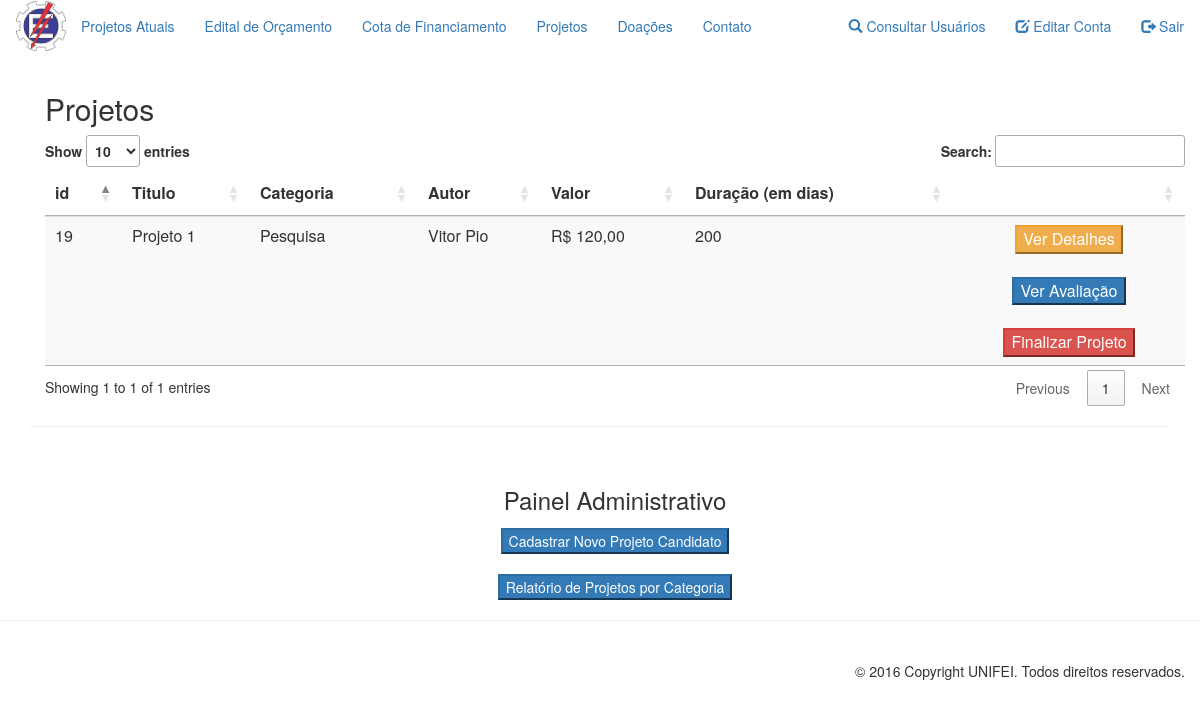
Page /pages/projetoCandidato/infoProjetosCandidatos.php (signed in) on the earlier database version.
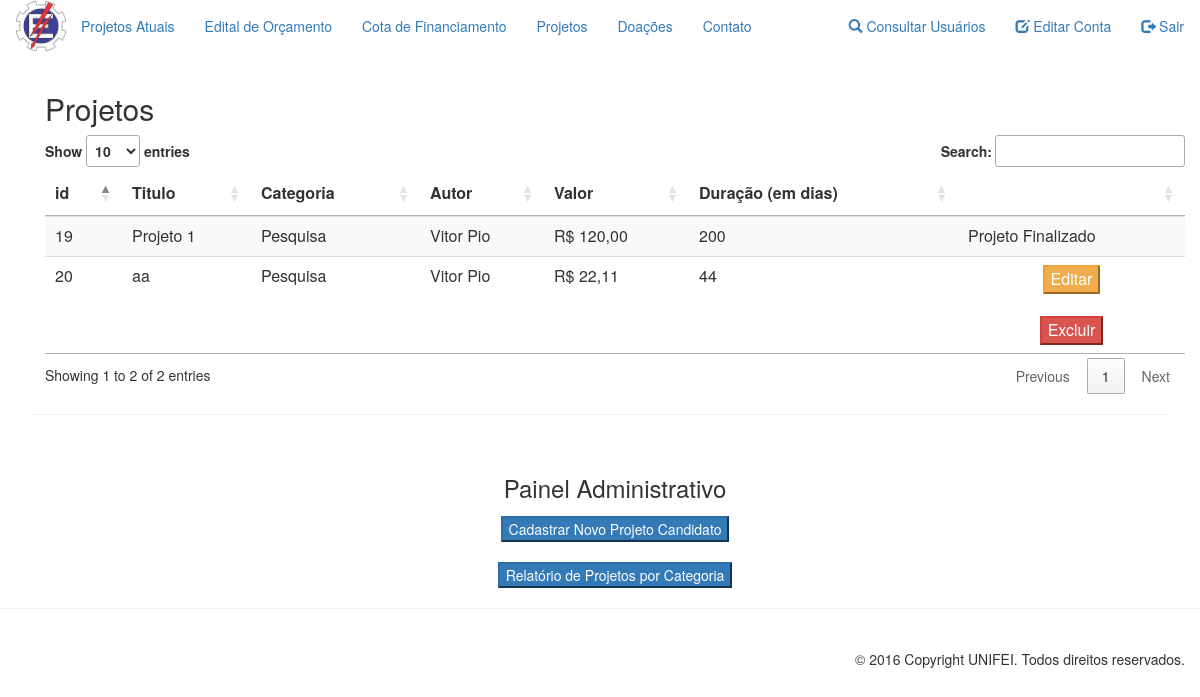
Same page on the later database version.
### tables this page shows
CREATE TABLE `projeto` (
  `id` int(11) NOT NULL,
  `status` varchar(10) NOT NULL,
  `titulo` varchar(100) NOT NULL,
  `autor` varchar(14) NOT NULL,
  `valorTotal` double NOT NULL,
  `duracao` int(11) NOT NULL,
  `dataInicio` date NOT NULL,
  `dataFim` date NOT NULL,
  `descricao` text NOT NULL,
  `categoria` varchar(50) NOT NULL,
  `valArrecadado` float NOT NULL,
  `resumo` text NOT NULL,
  `imagem` varchar(50) NOT NULL
);

CREATE TABLE `usuario` (
  `cpf` varchar(14) NOT NULL,
  `tipo` varchar(50) NOT NULL,
  `nome` varchar(50) NOT NULL,
  `email` varchar(25) NOT NULL,
  `senha` varchar(20) NOT NULL,
  `cep` int(8) NOT NULL,
  `rua` varchar(45) NOT NULL,
  `numero` int(5) NOT NULL,
  `bairro` varchar(25) NOT NULL,
  `cidade` varchar(25) NOT NULL,
  `estado` varchar(2) NOT NULL,
  `categoria` varchar(40) NOT NULL,
  `dataNasc` date NOT NULL,
  `status` varchar(20) NOT NULL
);

### functions/functionsBd.php (called while the page is built, shortened)
<?php
function consultaProjetoPorAutor($autor)
{
    RETURN mysql_query(("SELECT * FROM projeto WHERE autor = '" . $autor . "'"));
}
function procuraAutor($autor)
{
    RETURN mysql_query("SELECT * FROM usuario WHERE cpf = '" . $autor . "'");
}
?>

### pages/projetoCandidato/infoProjetosCandidatos.php (the view, shortened to what the changed rows need)
<?php
require_once '../../functions/functionsBd.php';
?>
<section id="infoProjetosCandidatos" class="container">
    <div class="container">
        <h2 class="sub-header">Projetos</h2>
        <div class="table-responsive">
            <script>$(document).ready(function ()
                {
                    $('#listarProjetosCandidatos').DataTable();
                });
            </script>
            <table id="listarProjetosCandidatos" class="table table-striped">
                <thead>
                    <tr>
                        <th>id</th>
                        <th>Titulo</th>
                        <th>Categoria</th>
                        <th>Autor</th>
                        <th>Valor</th>
                        <th>Duração (em dias)</th>
                        <?php if ($_SESSION['tipoUsr'] == 'Gestor de Projetos') echo "<th></th>" ?>
                    </tr>
                </thead>
                <tbody>
                    <?php
                    if ($_SESSION['tipoUsr'] == 'Avaliador de Projetos')
                        $query = consultaProjetoPorCategoria($_SESSION['cpf']);
                    else
                        $query = consultaProjetoPorAutor($_SESSION['cpf']);
                    while ($dados = mysql_fetch_array(($query)))
                    {
                        if($_SESSION['tipoUsr'] == 'Avaliador de Projetos' && ($dados['status'] != "reprovado" && $dados['status'] != "aprovado") || $_SESSION['tipoUsr'] == 'Gestor de Projetos')
                        {
                            $autorQuery = procuraAutor($dados['autor']);
                            $autor = mysql_fetch_array($autorQuery);
                            echo "<tr>"
                            . "<td> " . $dados['id'] . "</td>"
                            . "<td> " . $dados['titulo'] . "</td>"
                            . "<td> " . $dados['categoria'] . "</td>"
                            . "<td> " . $autor['nome'] . "</td>"
                            . "<td> R$ " . number_format($dados['valorTotal'], 2, ',', '.') . "</td>"
                            . "<td> " . $dados['duracao'] . "</td>";
                            if ($_SESSION['tipoUsr'] == "Avaliador de Projetos" && $dados['status'] == 'candidato')
                                echo "<td style='text-align: center'><a href='avaliarProjetoCandidato.php'>"
                                . "<input type='button' value='Avaliar' class='btn-success' onclick=(" . $_SESSION['id'] = $dados['id'] . ")></a>";
                            else if ($_SESSION['tipoUsr'] == "Avaliador de Projetos" && $dados['status'] == 'revisar')
                            {
                                echo "<td style='text-align: center'><a href='alterarProjetoAvaliado.php'>"
                                . "<input type='button' value='Iniciar Revisão' class='btn-warning' onclick=(" . $_SESSION['id'] = $dados['id'] . ")></a>";
                            }
                            else if($_SESSION['tipoUsr'] == "Gestor de Projetos" && $dados['status'] == 'candidato')
                            {
                                echo "<td style='text-align: center'>"
                                . "<a href='alterarProjetoCandidato.php'>"
                                . "<input type='button' value='Editar' class='btn-warning' onclick=(" . $_SESSION['id'] = $dados['id'] . ")></a>";
                                echo "<br/><br/>";
                                echo "<a href='excluirProjetoCandidato.php'>"
                                . "<input type='button' value='Excluir' class='btn-danger' onclick=(" . $_SESSION['id'] = $dados['id'] . ")></a>"
                                . "</td>";
                            }
                            else if($_SESSION['tipoUsr'] == "Gestor de Projetos" && $dados['status'] == 'aprovado')
                            {
                                echo "<td style='text-align: center'>"
                                . "<a href='../projetoAprovado/infoProjetosAprovados.php?id=".$dados['id']."'>"
                                . "<input type='button' value='Ver Detalhes' class='btn-warning')></a>";
                                echo "<br/><br/>";
                                echo "<a href='infoAvaliacao.php'>"
                                . "<input type='button' value='Ver Avaliação' class='btn-primary' onclick=(" . $_SESSION['id'] = $dados['id'] . ")></a>";
                                echo "<br/><br/>";
                                echo "<a href='../projetoAprovado/finalizarProjetoAprovado.php'>"
                                . "<input type='button' value='Finalizar Projeto' class='btn-danger' onclick=(" . $_SESSION['id'] = $dados['id'] . ")></a>"
                                . "</td>";
                            }
                            else if($_SESSION['tipoUsr'] == "Gestor de Projetos" && $dados['status'] == 'reprovado')
                            {
                                echo "<td style='text-align: center'>"
                                ."<a href='infoAvaliacao.php'>"
                                . "<input type='button' value='Ver Avaliação' class='btn-primary' onclick=(" . $_SESSION['id'] = $dados['id'] . ")></a>"
                                . "</td>";
                            }
                            else if($_SESSION['tipoUsr'] == "Gestor de Projetos" && $dados['status'] == 'revisar')
                                echo "<td>Aguardando Revisão</td>";
                            else echo "<td>Projeto Finalizado</td>";
                            echo "</tr>";
                        }
                    }
                    ?>
                </tbody>
            </table>
        </div>
    </div>
    <?php
    if (strcmp($_SESSION["tipoUsr"], "Gestor de Projetos") == 0)
    {
        echo "
        <br/>
        <div style='text-align: center; border-top-width: 100px'>
            <div style='margin-left:30px;'>
                <label class='lbl'><h3>Painel Administrativo</h3></label>
                <br/>
                <a href='cadastrarProjetoCandidato.php'><input type='button' class='btn-primary' value='Cadastrar Novo Projeto Candidato'></a>
                <br/><br/>
                <a href='../projetoAprovado/relatorioProjetos.php'><input type='button' class='btn-primary' value='Relatório de Projetos por Categoria'></a>
            </div>
        </div>
    ";
    }
    ?>
</section>
<?php include("../template/footer.php") ?>

Differences in the rows shown:
changed projeto "Projeto 1": value "Ver Detalhes" → (not shown); value "Ver Avaliação" → (not shown); value "Finalizar Projeto" → (not shown); now shows "Projeto Finalizado"
added projeto: id "20", titulo "aa", categoria "Pesquisa", usuario.nome "Vitor Pio", valorTotal "22,11", duracao "44"
Other differences:
text written by a page script: "Show entries Search: Showing 1 to 1 of 1 entries Previous 1 Next" → "Show entries Search: Showing 1 to 2 of 2 entries Previous 1 Next"
